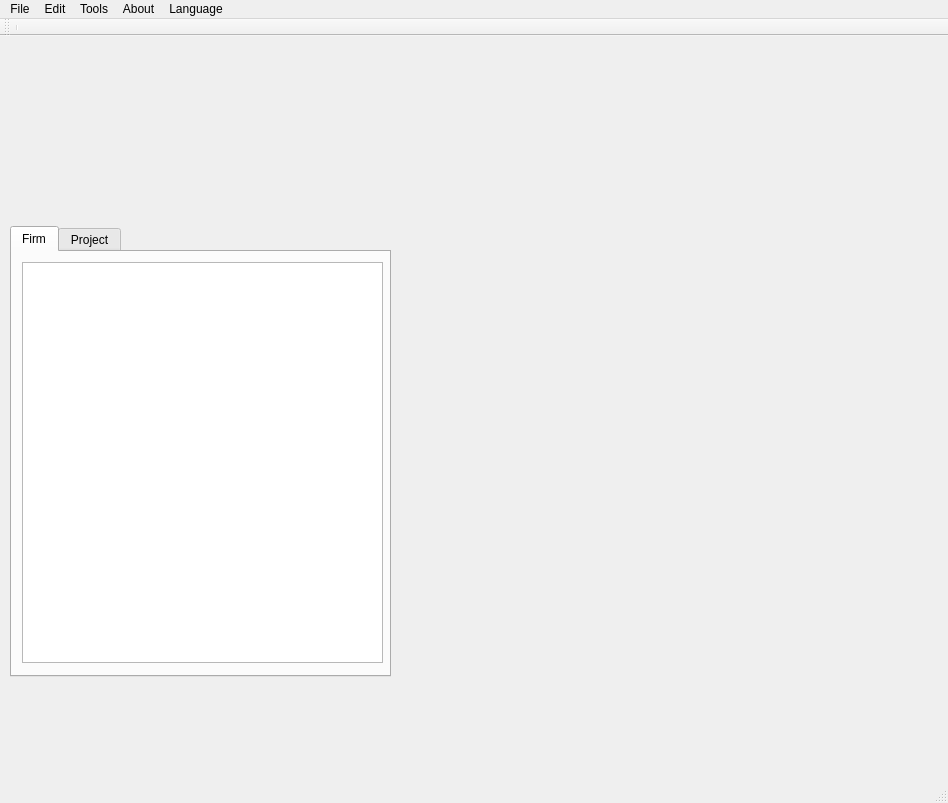
<?xml version="1.0" encoding="UTF-8"?>
<ui version="4.0">
 <class>MainWindow</class>
 <widget class="QMainWindow" name="MainWindow">
  <property name="geometry">
   <rect>
    <x>0</x>
    <y>0</y>
    <width>948</width>
    <height>803</height>
   </rect>
  </property>
  <property name="windowTitle">
   <string>Catalog</string>
  </property>
  <widget class="QWidget" name="centralWidget">
   <widget class="QTabWidget" name="tabWidget">
    <property name="geometry">
     <rect>
      <x>10</x>
      <y>190</y>
      <width>381</width>
      <height>451</height>
     </rect>
    </property>
    <property name="currentIndex">
     <number>0</number>
    </property>
    <widget class="QWidget" name="Firm_tab">
     <attribute name="title">
      <string>Firm</string>
     </attribute>
     <widget class="QListView" name="FirmlistView">
      <property name="geometry">
       <rect>
        <x>10</x>
        <y>10</y>
        <width>361</width>
        <height>401</height>
       </rect>
      </property>
     </widget>
    </widget>
    <widget class="QWidget" name="Project_tab">
     <attribute name="title">
      <string>Project</string>
     </attribute>
     <widget class="QListView" name="ProjectlistView">
      <property name="geometry">
       <rect>
        <x>10</x>
        <y>10</y>
        <width>361</width>
        <height>401</height>
       </rect>
      </property>
     </widget>
    </widget>
   </widget>
   <widget class="QLabel" name="h_1_ru">
    <property name="geometry">
     <rect>
      <x>0</x>
      <y>-20</y>
      <width>351</width>
      <height>151</height>
     </rect>
    </property>
    <property name="text">
     <string/>
    </property>
    <property name="pixmap">
     <pixmap resource="resource.qrc">:/base_img/base_img/h_1_ru.jpg</pixmap>
    </property>
    <property name="scaledContents">
     <bool>false</bool>
    </property>
   </widget>
  </widget>
  <widget class="QToolBar" name="mainToolBar">
   <attribute name="toolBarArea">
    <enum>TopToolBarArea</enum>
   </attribute>
   <attribute name="toolBarBreak">
    <bool>false</bool>
   </attribute>
   <addaction name="separator"/>
  </widget>
  <widget class="QStatusBar" name="statusBar"/>
  <widget class="QMenuBar" name="menuBar">
   <property name="geometry">
    <rect>
     <x>0</x>
     <y>0</y>
     <width>948</width>
     <height>21</height>
    </rect>
   </property>
   <widget class="QMenu" name="menuFile">
    <property name="title">
     <string>File</string>
    </property>
    <addaction name="actionNew"/>
    <addaction name="actionOpen"/>
    <addaction name="separator"/>
    <addaction name="actionSave_to_PDF"/>
    <addaction name="separator"/>
    <addaction name="actionExit"/>
   </widget>
   <widget class="QMenu" name="menuoptions">
    <property name="title">
     <string>Edit</string>
    </property>
   </widget>
   <widget class="QMenu" name="menuTools">
    <property name="title">
     <string>Tools</string>
    </property>
    <addaction name="actionHide_menuBar"/>
   </widget>
   <widget class="QMenu" name="menuAbout">
    <property name="title">
     <string>About</string>
    </property>
    <addaction name="actionVersion"/>
   </widget>
   <widget class="QMenu" name="menuLanguage">
    <property name="title">
     <string>Language</string>
    </property>
    <addaction name="actionRussian"/>
    <addaction name="actionEnglish"/>
   </widget>
   <addaction name="menuFile"/>
   <addaction name="menuoptions"/>
   <addaction name="menuTools"/>
   <addaction name="menuAbout"/>
   <addaction name="menuLanguage"/>
  </widget>
  <action name="actionNew">
   <property name="text">
    <string>New</string>
   </property>
  </action>
  <action name="actionSave_to_PDF">
   <property name="text">
    <string>Save to PDF</string>
   </property>
   <property name="shortcut">
    <string>Ctrl+S</string>
   </property>
  </action>
  <action name="actionExit">
   <property name="text">
    <string>Exit</string>
   </property>
   <property name="shortcut">
    <string>Alt+E</string>
   </property>
  </action>
  <action name="actionOpen">
   <property name="text">
    <string>Open</string>
   </property>
   <property name="shortcut">
    <string>Ctrl+O</string>
   </property>
  </action>
  <action name="actionHide_menuBar">
   <property name="checkable">
    <bool>true</bool>
   </property>
   <property name="text">
    <string>Hide menuBar</string>
   </property>
   <property name="shortcut">
    <string>Alt+H</string>
   </property>
  </action>
  <action name="actionVersion">
   <property name="text">
    <string>Version</string>
   </property>
  </action>
  <action name="actionRussian">
   <property name="text">
    <string>Russian</string>
   </property>
  </action>
  <action name="actionEnglish">
   <property name="text">
    <string>English</string>
   </property>
  </action>
 </widget>
 <layoutdefault spacing="6" margin="11"/>
 <resources>
  <include location="resource.qrc"/>
 </resources>
 <connections/>
</ui>
